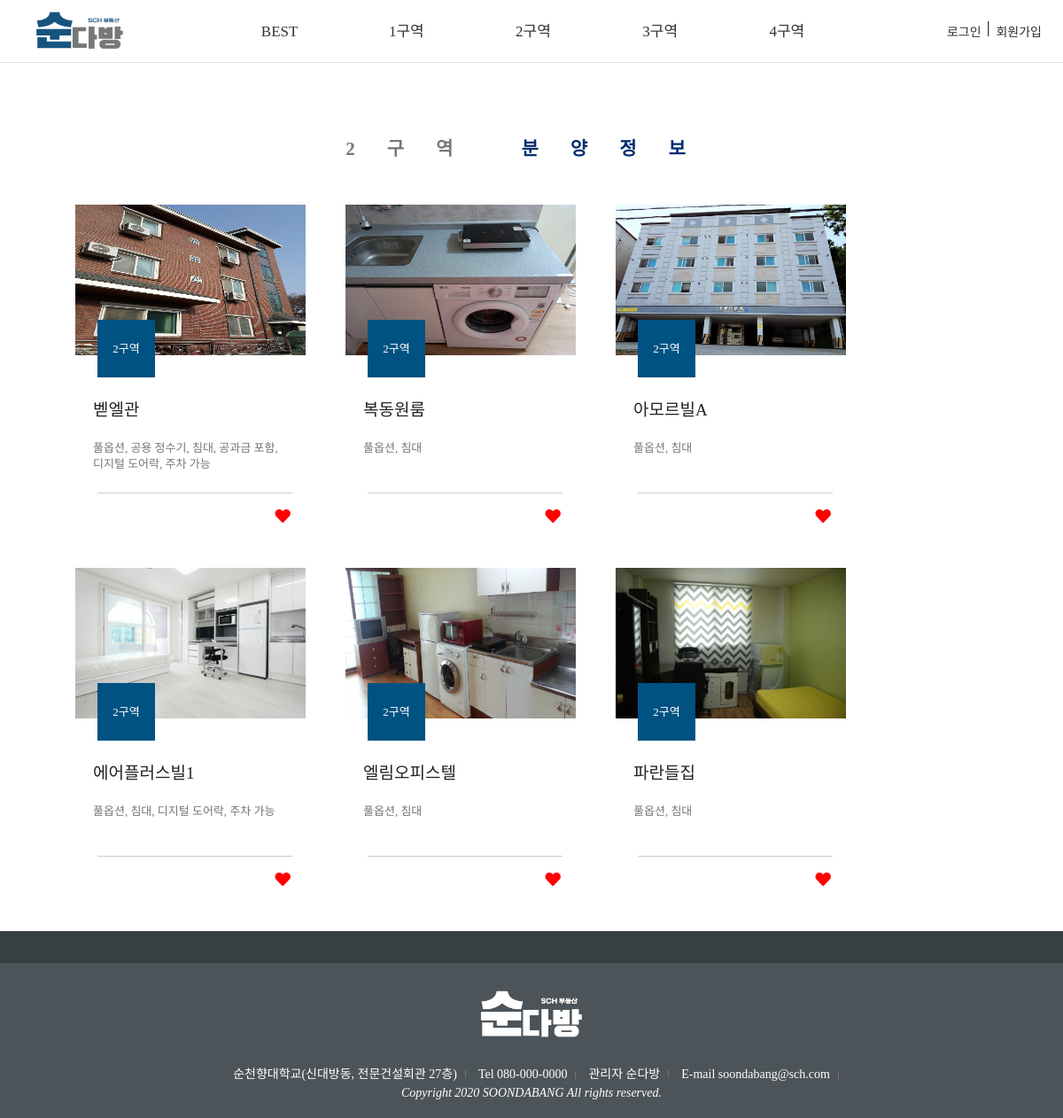
/sale/sale_zone_2.php, run on the app's committed database.
### tables this page shows
CREATE TABLE `sale` (
  `num` int(11) NOT NULL,
  `id` varchar(30) NOT NULL,
  `title` varchar(50) NOT NULL,
  `contents` varchar(255) NOT NULL,
  `date` date NOT NULL,
  `viewer` int(11) NOT NULL,
  `good` int(11) NOT NULL,
  `area` int(11) NOT NULL,
  `price` varchar(255) NOT NULL,
  `tel` char(20) NOT NULL,
  `lat` double NOT NULL,
  `lng` double NOT NULL
);

### db.php (called while the page is built, shortened)
<?php
	$conn = new mysqli("localhost","root","","wlsdn6609");
	$conn->set_charset("utf8");
	function mq($sql)
	{
		global $conn;
		return $conn->query($sql);
	}
?>

### sale/sale_zone_2.php (the view, shortened to what this page needs)
<?php
	include '../db.php';
?>
<!doctype html>
<html>
	<head>
		<link href="/css/basic.css" type="text/css" rel="stylesheet" />
		<link href="../css/sale_hover.css" type="text/css" rel="stylesheet" />
		<link href="https://cdnjs.cloudflare.com/ajax/libs/font-awesome/5.13.0/css/all.min.css" rel="stylesheet">
	</head>
	<body>
		<header>
		<?php include './sale_header.php'; ?>
		</header>
		<div class="home">
			<div class="main">
				<div class="contents">
					<main>
						<section class="info_box">
							<h2>2구역 <span>분양정보</span></h2>
							<ul style="list-style-type: none;">
<?php
$area = 2;
$res = mq("select * from sale where area ='".$area."'");
while($row = mysqli_fetch_array($res)) {
	$num = $row["num"];
	$title = $row["title"];
	$contents = $row["contents"];
?>
								<li>
									<a href="sale_zone_board.php?num=<?=$num?>">
										<em><img src="../img/zone_2/<?=$title?>.jpg" alt="img"></em>
										<div class="temp">
											<?="<h3>".$title."</h3>";?>
											<p><?=$contents?></p>
											<span class="ico no2"><?=$area."구역";?></span>
										</div>
									<div class="container">
										<div class="text_">
										</div>
									</div>
									</a>
									<div>
									<a href="sale_good.php?num=<?=$num?>">
										<span style="color:#FF0000"><i class="fas fa-heart fa-lg fa-fw"></i></span>
									</a>
									</div>
								</li>
<?php }?>
							</ul>
						</section>
					</main>
				</div>
			</div>
		</div>
		<footer>
			<?php include './sale_footer.php'; ?>
		</footer>
	</body>
</html>

### sale/sale_header.php (shortened to what this page needs)
<!DOCTYPE html>
<html lang="ko">
	<head>
		<link href="../css/basic.css" type="text/css" rel="stylesheet" />
	</head>
	<body>
    <div class=nav>
		<div class="logo">
			<a href="../index.php"><img src="../img/logo.png" alt="logo" width="120" height="50"></a>
		</div>
		<div class="lnb">
        	<ul>
        		<li><a href="./sale_best.php"><span>BEST</span></a></li>
        		<li><a href="./sale_zone_1.php"><span>1구역</span></a></li>
        		<li><a href="./sale_zone_2.php"><span>2구역</span></a></li>
        		<li><a href="./sale_zone_3.php"><span>3구역</span></a></li>
        		<li><a href="./sale_zone_4.php"><span>4구역</span></a></li>
        	</ul>
        </div>
		<div class="top-l">
		<?php
			if(!isset($id)) {
				echo '<div class="login">
				<a href="../login/login.php">로그인</a>
				&nbsp│&nbsp
				<a href="../login/register.php">회원가입</a>
				</div>';
			}
		?>
	</div>
	</body>
</html>

### sale/sale_footer.php (shortened to what this page needs)
<!DOCTYPE html>
<html lang="ko">
    <div class="top">
	</div>
	<div class="btm">
		<div class="btm_header">
			<img src="../img/logo_foot.png" width="130">
		</div>
		<div class="btm_bottom">
			<ul>
			<li>순천향대학교(신대방동, 전문건설회관 27층)</li>
			<li>Tel 080-000-0000</li>
			<li>관리자 순다방</li>
			<li>E-mail soondabang@sch.com</li>
			</ul>
			<address>Copyright 2020 SOONDABANG All rights reserved.</address>
		</div>
	</div>
</html>

### css/basic.css (style rules this page uses)
.nav { height: 70px; border-bottom: 1px solid #ddd; }
.nav .lnb { width: 63%; height: 70px; float:left; margin-left:2%; }
.nav .lnb li { float: left; list-style: none; width: 20%; text-align: center; }
.nav .lnb li a { color:#000;text-decoration:none; display: block; height: 81px; padding: 0 0; font-size: 17px; color: #333; line-height: 40px; }
.nav .lnb li a span { position: relative; }
.top-l { float: right; margin-top: 5px; width: 15%; margin-right: 2%; font-size: 14px; text-align: right; }
.top-l a { text-decoration: none; color: rgb(44, 44, 44); font-size: 14px; }
.login { float:right; text-align: center; display: flex; margin-right: 0%; margin-top: 20px; }
.logo { text-align: center; float: left; width: 15%; height: 50px; margin-top: 10px; }
body { min-width: 1200px; min-height: 850px; width: 100%; margin: 0; }
.home { overflow: hidden; position: relative; }
.main { padding-top: 30px; float: center; width: 100%; }
footer .top { background: #383f43; padding: 18px 0; }
footer .btm { padding: 25px 0 10px 0; background: #4c5459; }
footer .btm_header { width:100%; text-align: center; }
footer .btm_bottom { text-align: center; }
footer .btm_bottom ul { padding: 5px 0 1px 0; margin-bottom: 4px; }
footer .btm_bottom li { display: inline-block; position: relative; padding: 0 10px; color:#fff; font-size:14px; }
footer .btm_bottom li:after { content: ""; position: absolute; right: 0; top: 50%; margin-top: -3px; width: 1px; height: 8px; background: #70767a; }
footer .btm_bottom address { font-size: 14px; color:#fff; margin-bottom: 10px; }

### css/sale_hover.css (style rules this page uses)
.info_box { width: 100%; float: center; }
.info_box h2 { font-size: 21px; color: #777; text-align: center; letter-spacing: 36px; margin: 50px; }
.info_box h2 span { color:#042e6f; }
.info_box ul { list-style-type: none; }
.info_box li { float: left; padding: 0 0 0 45px; width: 260px; position: relative; margin-bottom: 30px; }
.info_box li em { overflow: hidden; display: block; width: 100%; height: 170px; }
.info_box li img { width: 100%; height: 170px; transform: scale(1); transition: all 0.3s; }
.info_box li a > div { padding: 40px 20px 0px; height: 170px; }
.info_box li a h3 { font-size: 19px; color:#222; font-weight: normal; line-height: 5px; }
.info_box li a p { padding: 13px 0 0; font-size: 13px; color: #747774; line-height: 18px; }
.info_box li a > div div :after { content: ""; display: inline-block; margin: 0 0 0 6px; width: 22px; height: 12px; }
.info_box li a .ico { position: absolute; left: 70px; top: 130px; width: 65px; height: 65px; color:#fff; text-align: center; line-height: 65px; font-size: 13px; }
.info_box li a .ico.no2 { background: #005282; }
.info_box li > div { position: absolute; left: 70px; bottom: 0; width: 220px; height: 54px; line-height: 54px; border-top: 1px solid #ccc; text-align: right; font-size: 13px; color: #666; cursor: pointer; transition: all 0.5s; }
.container { position: absolute; top: 0; left: 0; width: 100%; height: 100%; transition: 0.3s; }
.container:before { content: ''; position: absolute; top: 0; left: 0; width: 0%; height: 0%; opacity: 1; transform: translateX(-100%) scale(1) skew(-45deg); transition: 0.3s; }
.text_ { transform: translateY(-45%); padding-left: 0; text-align: center; transition: 0.3s; }

### sale/sale_zone_2.php (style rules this page uses)
A:link { text-decoration:none }

### data on the page
sale: shows a picture, title "벧엘관", contents "풀옵션, 공용 정수기, 침대, 공과금 포함, 디지털 도어락, 주차 가능"
sale: title (picture), title "복동원룸", contents "풀옵션, 침대"
sale: title (picture), title "아모르빌A", contents "풀옵션, 침대"
sale: title (picture), title "에어플러스빌1", contents "풀옵션, 침대, 디지털 도어락, 주차 가능"
sale: title (picture), title "엘림오피스텔", contents "풀옵션, 침대"
sale: title (picture), title "파란들집", contents "풀옵션, 침대"
